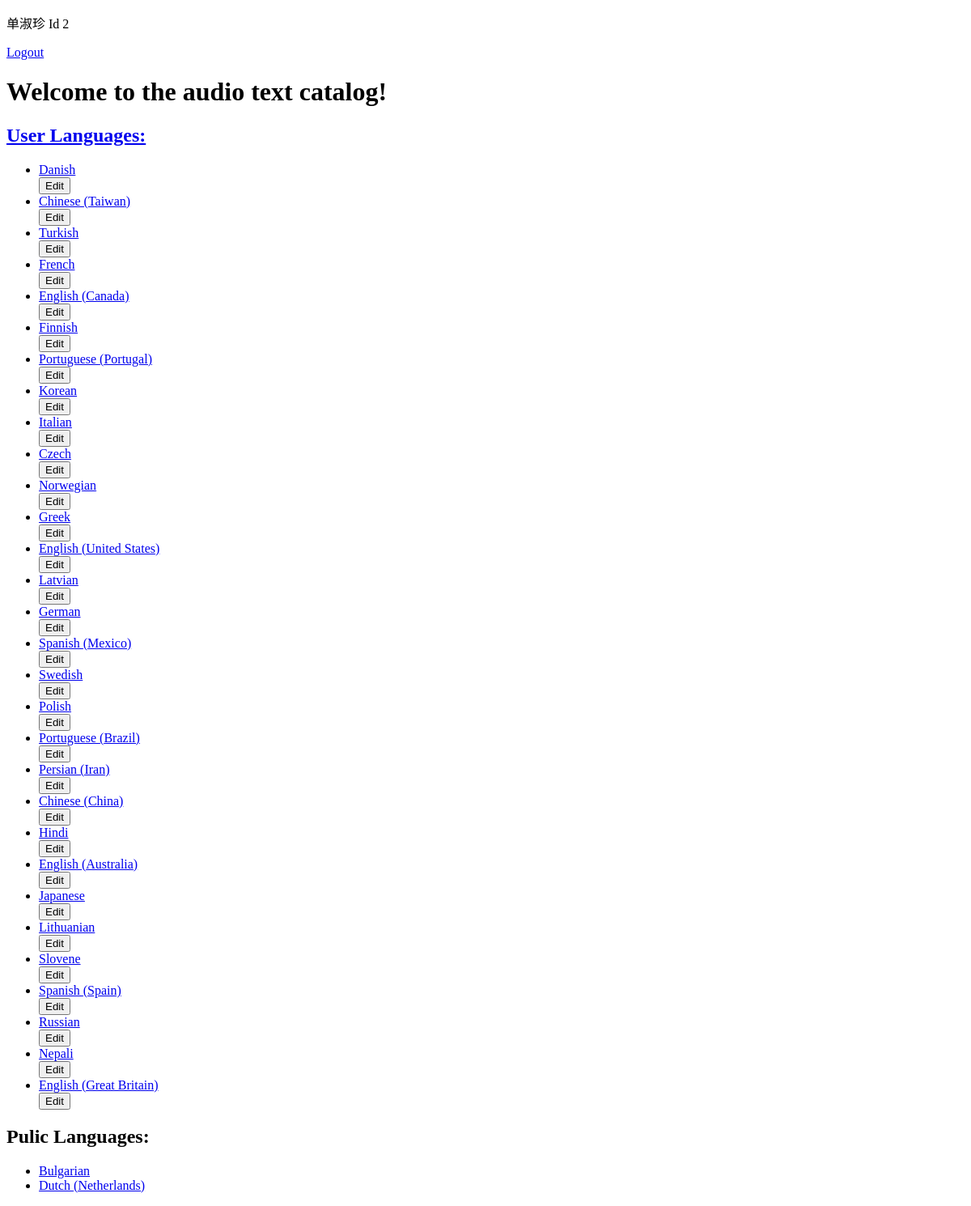
/ (signed in), run on an earlier commit of the app's database.
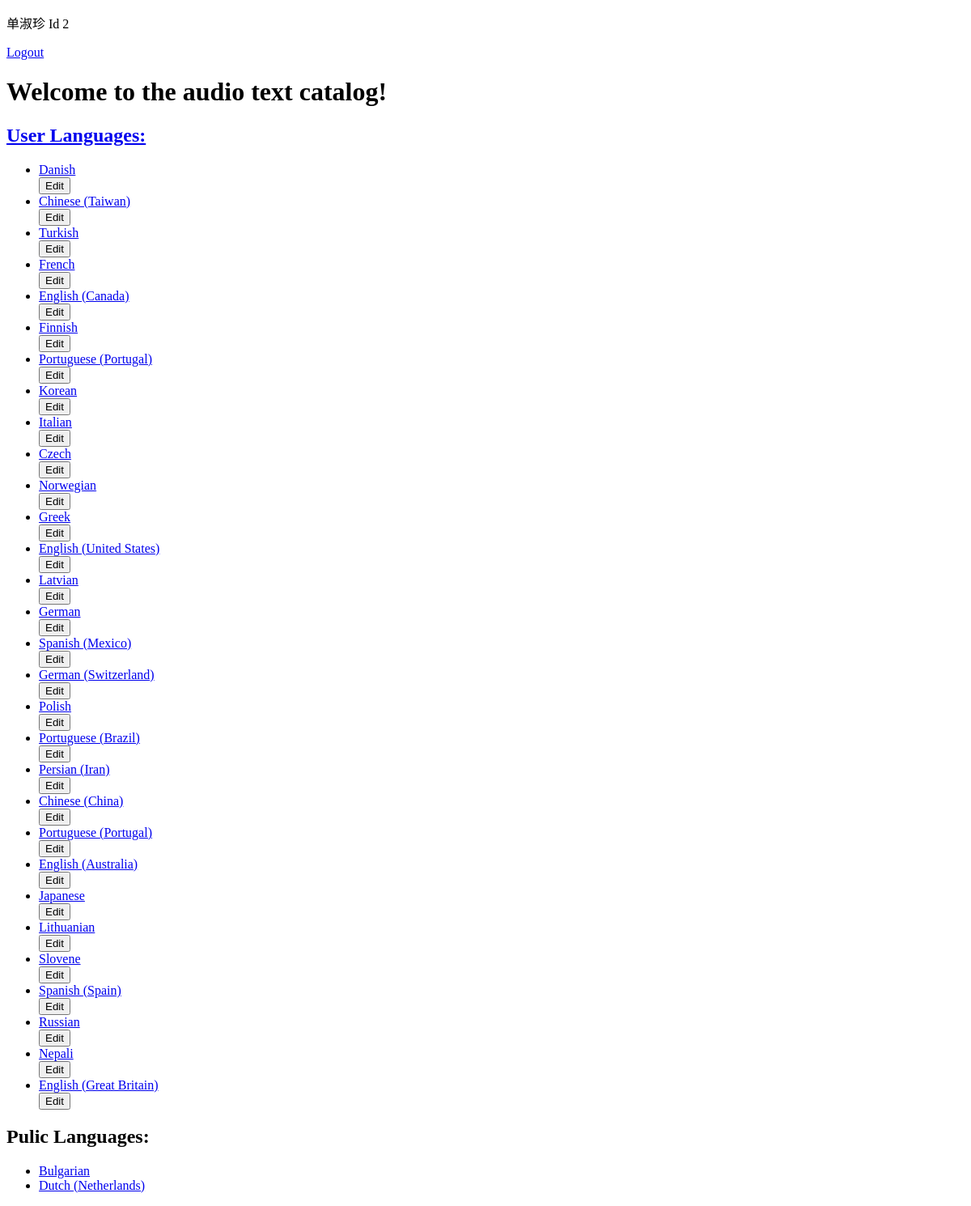
And on a later commit of the database.
### atcatalog/model/atcmodel.py (models this page shows, shortened)
class User(UserMixin, db.Model):
    def _lang_code(code):
        return Language.as_unique(db.session, code=code)
    id = db.Column(db.Integer, primary_key=True)
    name = db.Column(db.String(80), nullable=False)
    email = db.Column(db.String(254), nullable=False, unique=True)
    picture = db.Column(db.String(2000))
    languages = db.relationship('Language',
                                secondary=lambda: user_language,
                                backref='users')
    codes = association_proxy('languages', 'code', creator=_lang_code)
    sentences = db.relationship('Sentence', backref='user')

class Language(UniqueMixin, db.Model):
    id = db.Column(db.Integer, primary_key=True)
    code = db.Column(db.String(5), db.ForeignKey('language_details.code'))
    details = db.relationship('LanguageDetails', uselist=False)
    name = association_proxy('details', 'name')
    sentences = db.relationship('Sentence', backref='language')

class LanguageDetails(db.Model):
    code = db.Column(db.String(5), primary_key=True)
    name = db.Column(db.String, nullable=False)

### atcatalog/views/home.py (the view)
@app.route('/')
@register_breadcrumb(app, '.', 'Home')
def home():
    languages = Language.query.all()
    if current_user.is_authenticated:
        user_languages = Language.query.filter(Language.code.in_(current_user.codes)).all()
    else:
        user_languages = None
    return render_template('home.html',
                            languages=languages,
                            user_languages=user_languages)

### atcatalog/model/atcmodel.py (called while the page is built)
@event.listens_for(Engine, "connect")
def set_sqlite_pragma(dbapi_connection, connection_record):
    cursor = dbapi_connection.cursor()
    cursor.execute("PRAGMA foreign_keys=ON")
    cursor.close()

### atcatalog/views/users.py (called while the page is built)
@login_manager.user_loader
def load_user(uid):
    return User.query.get(int(uid))

### atcatalog/templates/home.html (shortened to what this page needs)
{% extends "base.html" %}
{% block head %}
  {{ super() }}
  <link rel="stylesheet" href="{{ url_for('static', filename='home.css') }}" type="text/css" />
{% endblock %}
{% block header %}
    {{ super() }}
{% endblock %}
{% block headline %}
    <h1>Welcome to the audio text catalog!</h1>
{% endblock %}
{% block content %}
    {% if current_user.is_authenticated %}
    <a href="{{ url_for('user_languages', uid=current_user.id,) }}">
        <h2>User Languages:</h2>
    </a>
    <ul>
        {% for language in user_languages %}
            <li>
                <a href="{{ url_for('user_language', uid=current_user.id, lid=language.id) }}">
                    {{ language.name }}
                </a>
                <form action="{{ url_for('edit_language', uid=current_user.id, lid=language.id) }}">
                        <input type="submit" value="Edit" />
                </form>
            </li>
        {% endfor %}
    </ul>
    {% endif %}
    <h2>Pulic Languages:</h2>
    <ul>
    {% for language in languages %}
    {% if language not in user_languages %}
     <li>
        <a href="{{ url_for('language', lid=language.id) }}">
            {{ language.name }}
        </a>
    </li>
    {% endif %}
    {% endfor %}
    </ul>
{% endblock %}

### atcatalog/templates/base.html (shortened to what this page needs)
<!doctype html>
<html lang="en">
<head>
    {% block head %}
        <link rel="stylesheet" href="{{ url_for('static', filename='base.css') }}" type="text/css" />
    {% endblock %}
</head>
<body>
    <div id="site">
        <div id="header">
            {% block header %}
                {% if current_user.is_authenticated %}
                    <p>{{ current_user.name }} Id {{ current_user.id }}</p>
                    <a href="{{ url_for('logout') }}">Logout</a>
                {% else %}
                    <a href="{{ url_for('login') }}">User login</a>
                {% endif %}
            {% endblock %}
        </div>
        <div id="main">
            <div id="headline">
                {% block headline %}{% endblock %}
            </div>
            <div id="content">
                {% block content %}{% endblock %}
            </div>
        </div>
    </div>
</body>
</html>

What changed in the data, as far as the page shows it:
changed through a linked row, Language: name "Swedish" → "German (Switzerland)"
changed through a linked row, Language (number 22 of 32 on the later page): name "Hindi" → "Portuguese (Portugal)"
